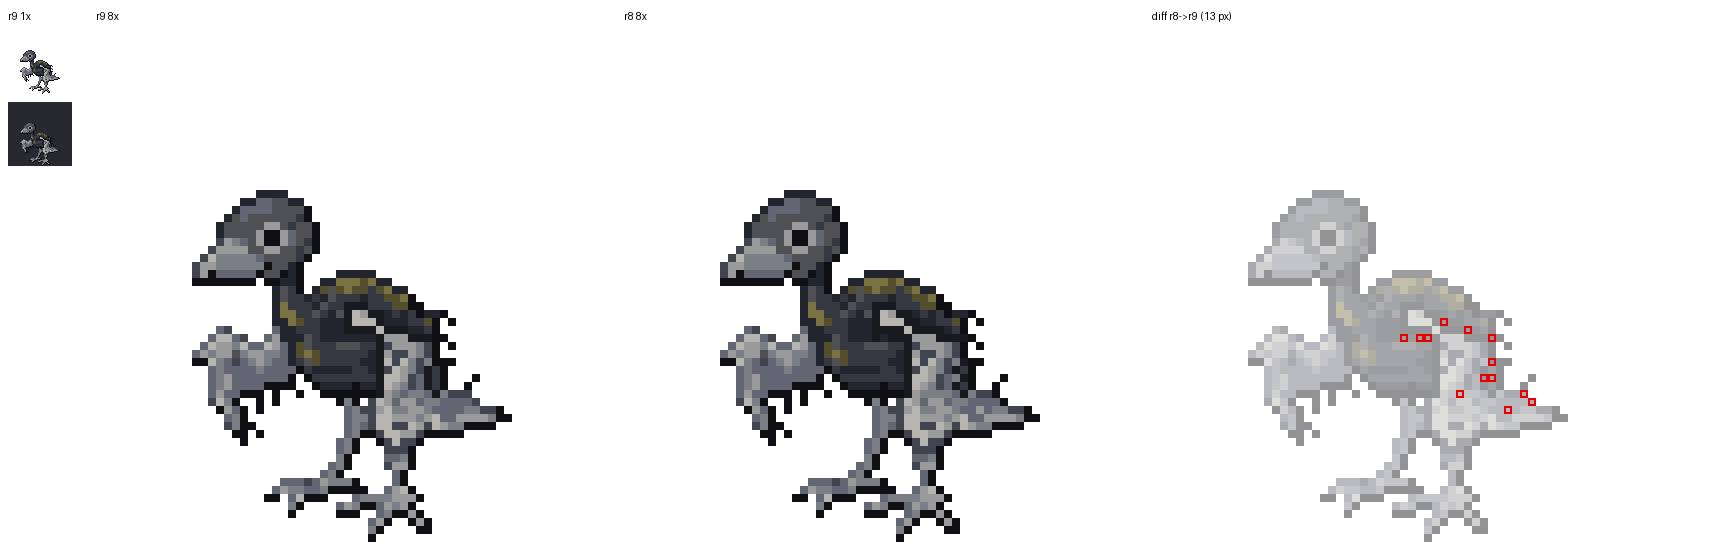

Recreate this plot in Python.
# Vel r9: r9 1x op wit en donker, r9 8x, r8 8x, diff-overlay (gewijzigde pixels rood omkaderd op r9 8x).
import numpy as np, os
from PIL import Image, ImageDraw
HIER=os.path.dirname(os.path.abspath(__file__))
r9=Image.open(HIER+'/kuiken_r9.png'); r8=Image.open(HIER+'/../r8/kuiken_r8.png')
d=np.argwhere(np.array(r9)!=np.array(r8))
def op(im,bg,k=1):
    b=Image.new('RGBA',(64,64),bg); b.alpha_composite(im.convert('RGBA')); return b.resize((64*k,64*k),Image.NEAREST)
K=8; W=64*K; vel=Image.new('RGB',(64*2+16+W*3+48,W+40),(255,255,255)); dr=ImageDraw.Draw(vel)
vel.paste(op(r9,(255,255,255,255)),(8,30)); vel.paste(op(r9,(40,40,48,255)),(8,30+72))
x0=64+16+16
for i,(im,t) in enumerate(((r9,'r9 8x'),(r8,'r8 8x'),(r9,'diff r8->r9 (%d px)'%len(d)))):
    p=op(im,(255,255,255,255),K)
    if i==2:
        g=Image.new('RGBA',p.size,(255,255,255,140)); p=p.convert('RGBA'); p.alpha_composite(g); pd=ImageDraw.Draw(p)
        for y,x in d: pd.rectangle([x*K,y*K,x*K+K-1,y*K+K-1],outline=(230,0,0),width=2)
        p=p.convert('RGB')
    vel.paste(p,(x0+i*(W+16),30)); dr.text((x0+i*(W+16),10),t,fill=(0,0,0))
dr.text((8,10),'r9 1x',fill=(0,0,0))
vel.save(HIER+'/vel.png')
